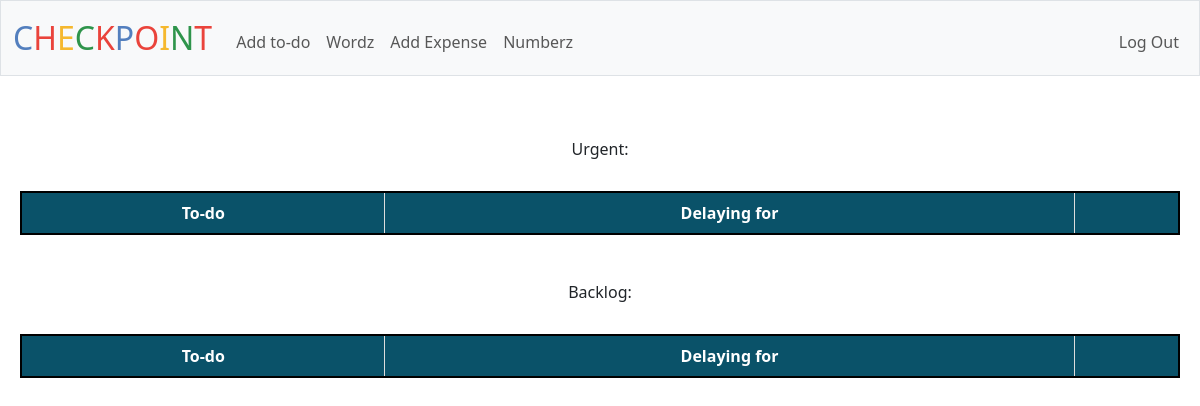
The app's page /wordz (signed in), older data.
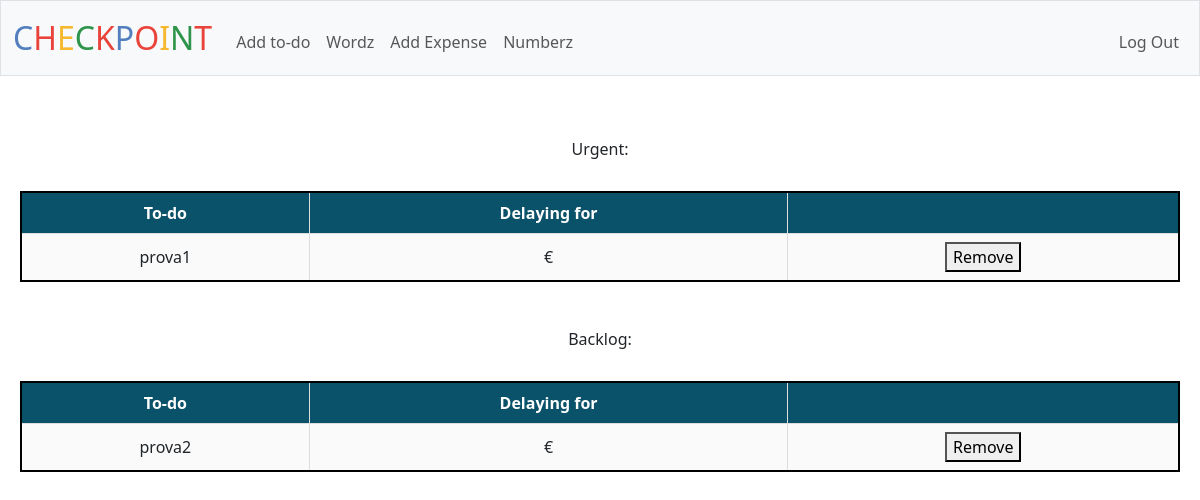
The same page, newer data.
### tables this page shows
CREATE TABLE "todos" (
id INTEGER PRIMARY KEY AUTOINCREMENT NOT NULL,
username TEXT,
category TEXT,
item TEXT,
status TEXT,
timedate DATETIME DEFAULT CURRENT_TIMESTAMP,
FOREIGN KEY (username) REFERENCES users(username)
);

### app.py (the view)
@app.route("/wordz", methods=["GET", "POST"])
@login_required
def wordz():
    if request.method == "POST":
        item_remove = request.form.get("remove")
        if item_remove:
            db.execute("DELETE FROM todos WHERE item = ?", item_remove)
            return redirect(url_for("wordz"))
    else:
        user_todo_urgent = db.execute("SELECT item, timedate FROM todos WHERE username = ? AND category = ? AND status = ?", session["username"], "urgent", "open")
        for row in user_todo_urgent:
            row['timedate'] = datetime.strptime(row['timedate'], '%Y-%m-%d %H:%M:%S')  # Adjust format as needed
            row['delay'] = (datetime.now() - row['timedate']).days
        user_todo_backlog = db.execute("SELECT item, timedate FROM todos WHERE username = ? AND category = ? AND status = ?", session["username"], "backlog", "open")
        for row in user_todo_backlog:
            row['timedate'] = datetime.strptime(row['timedate'], '%Y-%m-%d %H:%M:%S')  # Adjust format as needed
            row['delay'] = (datetime.now() - row['timedate']).days
        return render_template("wordz.html", user_todo_urgent=user_todo_urgent, user_todo_backlog=user_todo_backlog)

### app.py (called while the page is built)
@app.after_request
def after_request(response):
    response.headers["Cache-Control"] = "no-cache, no-store, must-revalidate"
    response.headers["Expires"] = 0
    response.headers["Pragma"] = "no-cache"
    return response

### helpers.py (called while the page is built)
def login_required(f):
    @wraps(f)
    def decorated_function(*args, **kwargs):
        if session.get("user_id") is None:
            return redirect("/login")
        return f(*args, **kwargs)
    return decorated_function

### templates/wordz.html (shortened to what this page needs)
{% extends "layout.html" %}
{% block main %}
    <div>
        <p><h6>Urgent:</h6></p>
        <table>
            <tr>
                <th>To-do</th>
                <th>Delaying for</th>
                <th></th>
            </tr>
            {% for row in user_todo_urgent %}
            <tr>
                <td>{{ row.item }}</td>
                <td>{{ row.delaying }} €</td>
                <td>
                    <form method="post">
                        <button type="submit" name="remove" value="{{ row.item }}">Remove</button>
                    </form>
                </td>
            </tr>
            {% endfor %}
        </table>
    </div>
    <div>
        <p><h6>Backlog:</h6></p>
        <table>
            <tr>
                <th>To-do</th>
                <th>Delaying for</th>
                <th></th>
            </tr>
            {% for row in user_todo_backlog %}
            <tr>
                <td>{{ row.item }}</td>
                <td>{{ row.delaying }} €</td>
                <td>
                    <form method="post">
                        <button type="submit" name="remove" value="{{ row.item }}">Remove</button>
                    </form>
                </td>
            </tr>
            {% endfor %}
        </table>
    </div>
{% endblock %}

Row changes from the older to the newer data that the page shows:
added todos: item "prova1", shown under "Urgent:"
added todos: item "prova2", shown under "Backlog:"
